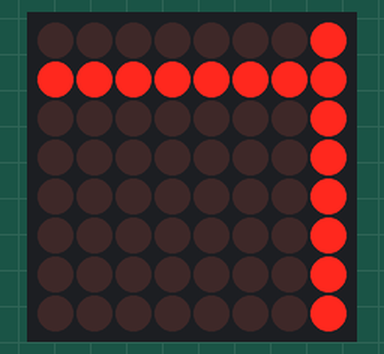
A sketch run on a simulated Arduino Uno, built with avr-gcc and run on an emulated ATmega328P. Shown: 8×8 LED matrix. Random numbers use the default seed unless the sketch sets one.

Above: at 0.16 s.
At 4.94 s:
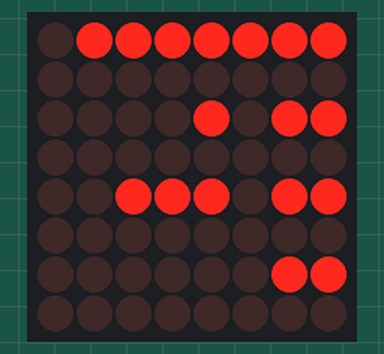
At 10.04 s:
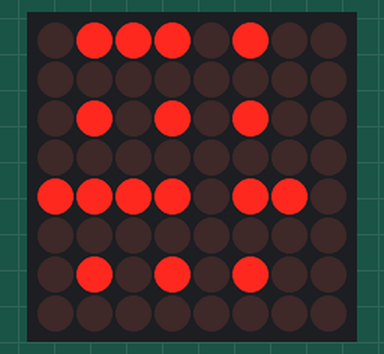
At 19.92 s:
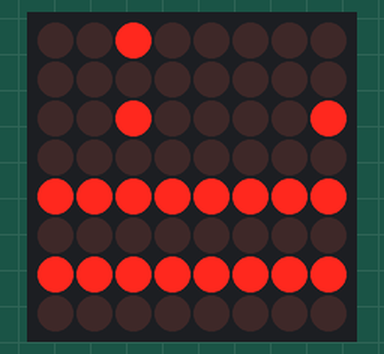
At 29.81 s:
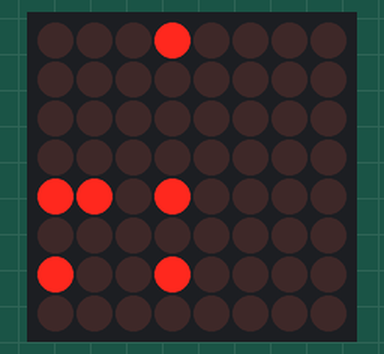
At 39.69 s:
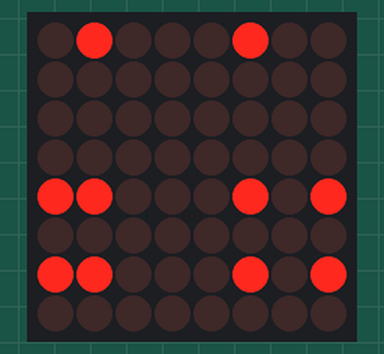

The sketch:

Control_Row.ino
```cpp
#include "LedControl.h"
LedControl lc=LedControl(0,1,2,1);

void setup() {
  // put your setup code here, to run once:
lc.shutdown(0,false); //change to true to keep LEDs off
lc.setIntensity(0,8); //intensity 0-8
}

void loop() {
  // put your main code here, to run repeatedly:
  int col=random(0,8);
  int row=random(0,8);
lc.setRow(0,row,B11111111);
lc.setColumn(0,col,B11111111);
delay(25);
lc.setColumn(0,col,B10101010);
lc.setRow(0,row,B00000000);
delay(25);

}
```
